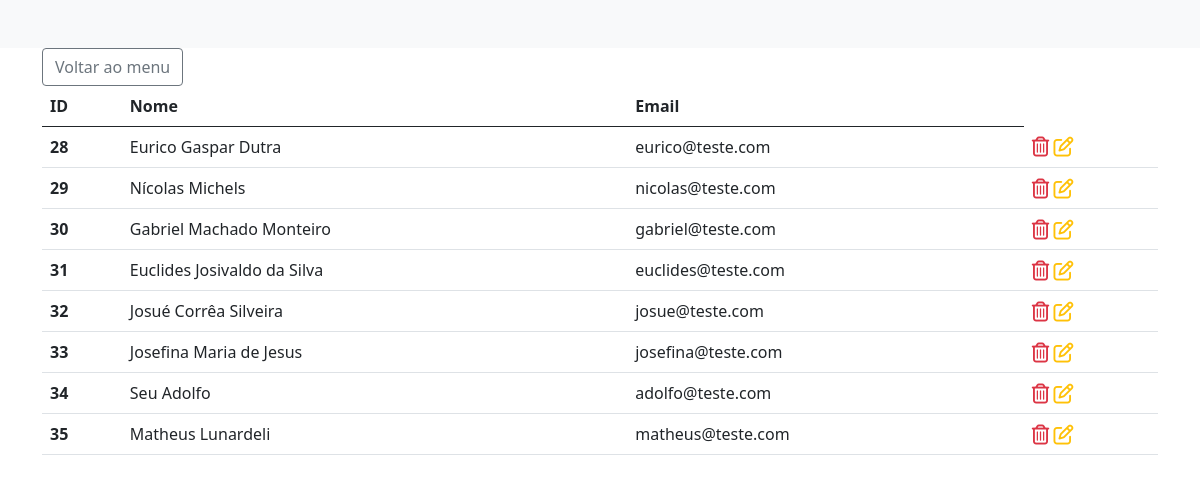
/app_login_pub/lista_usuarios.php (signed in), run on the app's committed database.
### tables this page shows
CREATE TABLE `tb_usuarios` (
  `id` int(11) NOT NULL,
  `nome` varchar(100) NOT NULL,
  `email` varchar(100) NOT NULL
);

### app_login/all_users.php (called while the page is built, shortened)
<?php
	require "../../app_login/conexao.php";
	$users_stmt = "select * from tb_usuarios";
	$stmt_u = $conexao->prepare($users_stmt);
	$stmt_u->execute();
	$all_users = $stmt_u->fetchAll(PDO::FETCH_ASSOC);
?>

### app_login_pub/lista_usuarios.php (the view, shortened to what this page needs)
<!DOCTYPE html>
	<?php
		 require "../../app_login/all_users.php";
	?>
<html class="bg-light">
	<head>
        <link rel="stylesheet" type="text/css" href="estilos.css">
        <link href="https://cdn.jsdelivr.net/npm/bootstrap@5.0.0-beta1/dist/css/bootstrap.min.css" rel="stylesheet">
	</head>
	<body>
		<div class="container my-5" >
			<a href="admin_inicio.php">
				<button type="button" class="btn btn-outline-secondary">
					Voltar ao menu
				</button>
			</a>
				<table class="table">
				  <thead>
				    <tr>
				      <th scope="col">ID</th>
				      <th scope="col">Nome</th>
				      <th scope="col">Email</th>
				    </tr>
				  </thead>
				  <tbody>
			<?php foreach($all_users as $key => $usuario){ ?>
				<tr>
				    <th><?= $usuario['id'] ?></th>
					<div>
					    <td id="nome_<?= $usuario['id'] ?>"><?= $usuario['nome'] ?></td>
					    <td id="email_<?= $usuario['id'] ?>"><?= $usuario['email'] ?></td>
					</div>
				    <td>
				    <i class="far fa-trash-alt fa-lg text-danger" role="button" onclick="remover(<?= $usuario['id'] ?>)"></i>
				    <i class="far fa-edit fa-lg text-warning" role="button" onclick="editar(<?= $usuario['id'] ?>, '<?= $usuario['nome'] ?>', '<?= $usuario['email'] ?>')"></i>
				    </td>
				</tr>
			<?php } ?>
				  </tbody>
				</table>
		</div>
	</body>
</html>

### app_login_pub/estilos.css (style rules this page uses)
html { background-color: #56baed; }
body { font-family: "Times New Roman",serif; height: 100vh; }
a { color: #92badd; display:inline-block; text-decoration: none; font-weight: 400; }

### data on the page
tb_usuarios: id "28", nome "Eurico Gaspar Dutra", email "eurico@teste.com"
tb_usuarios: id "29", nome "Nícolas Michels", email "nicolas@teste.com"
tb_usuarios: id "30", nome "Gabriel Machado Monteiro", email "gabriel@teste.com"
tb_usuarios: id "31", nome "Euclides Josivaldo da Silva", email "euclides@teste.com"
tb_usuarios: id "32", nome "Josué Corrêa Silveira", email "josue@teste.com"
tb_usuarios: id "33", nome "Josefina Maria de Jesus", email "josefina@teste.com"
tb_usuarios: id "34", nome "Seu Adolfo", email "adolfo@teste.com"
tb_usuarios: id "35", nome "Matheus Lunardeli", email "matheus@teste.com"
